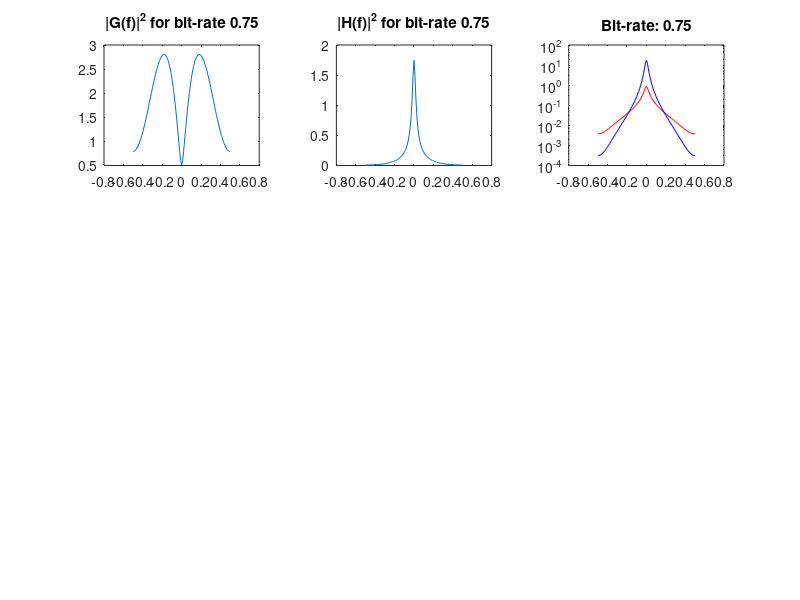

Write MATLAB code to recreate this figure. (Note: this script raises an error after producing the figure.)
%Script which implements the tasks of problem 2 in the Computer
%Assignment 1 in the course TTT4115 Communication theory

bitrate = [0.75 2 5];
rho = 0.9;

for k = 1:length(bitrate)
    %Problem 2a
    sigma_q = sqrt(2^(-2*bitrate(k))*pi*exp(1)/6);
    f = @(x) (1-rho^2)./((1-rho*exp(-1j*2*pi*x)).*(1-rho*exp(1j*2*pi*x))); %S_X
    sqF = @(x) sqrt(f(x));
    lagrange = (sigma_q/(sigma_q^2+1))*integral(sqF,-0.5,0.5); %Roten av lambda

    freq = -0.5:0.01:0.5;
    G = sqrt(sigma_q^2./(lagrange^2.*f(freq)))-(sigma_q^2)./f(freq);
    H = sqrt(lagrange^2*f(freq)/sigma_q^2)-lagrange^2;

    fprintf('Squareroot of lagrange: %f, sigma_q: %f, %f bit-rate\n', lagrange, sigma_q, bitrate(k));
    Sqy = sigma_q^2 * H;
    Sxy = f(freq).*G.*H;
    
    figure(1);
    textG =sprintf('|G(f)|^2 for bit-rate %g', bitrate(k));
    textH =sprintf('|H(f)|^2 for bit-rate %g', bitrate(k));
    subplot(3,3,3*k-2), plot(freq,G), title(textG);
        %figure(2);
    subplot(3,3,3*k-1), plot(freq,H), title(textH);

    %Sqy = sigma_q*(0.998.*f(freq).^(0.5)-0.00139);
    %Sxy = 
    %figure(2+k);
    text = sprintf('Bit-rate: %g', bitrate(k));
    subplot(3,3,3*k);
    semilogy(freq, Sqy, 'r'), title(text);
    hold on 
    semilogy(freq,Sxy, 'b');

    SNR = 10*log10( sum(Sxy)/sum(Sqy) );
    fprintf('SNR: %3.4g, %g bit-rate.\n', SNR, bitrate(k));
    %Problem 2b
    Sx = f(freq);
    FSMG = FrSamp([G(51:end) G(1:50)]);
    FSMH = FrSamp([H(51:end) H(1:50)]);
    
    FSMG_fft = fft(FSMG,length(FSMG));
    
    FSMH_fft = fft(FSMH,length(FSMH));
    titleFSMG = sprintf('Fourier transformed of FSM of |G(f)|^2 for bit-rate = %g',bitrate(k));
    titleFSMH = sprintf('Fourier transformed of FSM of |H(f)|^2 for bit-rate = %g',bitrate(k)); 

    figure(10);
    subplot(length(bitrate),1,k),stem(FSMG_fft),title(titleFSMG);
    figure(11);
    subplot(length(bitrate),1,k),stem(FSMH_fft),title(titleFSMH);
    
end